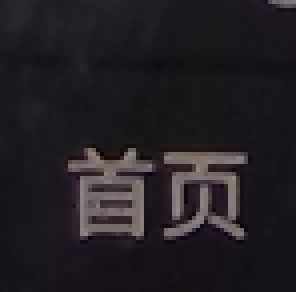
#> input picture poc/templates/douyin_home.png, 74 x 73 px (shown 4 times larger)
$ python -i build_vision_review_queue.py   (imports and definitions only)
#> lines starting #> are read from the running program, lines starting #| are printed output that depends on the picture
#> further down, picture is the input picture: PIL image 74x73 RGB; mean R, G, B 34.6, 31.1, 35.2
from __future__ import annotations

import argparse
import html
import json
from pathlib import Path
from typing import Any

from PIL import Image, ImageChops, ImageStat


ROOT = Path(__file__).resolve().parent
REPLAY_ROOT = ROOT / "evals" / "vision_replay"
HISTORY_INDEX = REPLAY_ROOT / "history" / "history_index.json"
QUEUE_JSON = REPLAY_ROOT / "history" / "review_queue.json"
QUEUE_HTML = REPLAY_ROOT / "history" / "review_queue.html"
SIGNATURE_SIZE = (48, 48)
DEFAULT_THRESHOLD = 1.0
HIGH_RISK_ACTIONS = {
    "tap",
    "type_text",
    "type_symbol",
    "type_pinyin",
    "clear_text",
    "android_back",
    "android_home",
}


def image_signature(image: Image.Image) -> Image.Image:
    result = image.convert("L")
    top = min(30, max(0, result.height - 1))
#> top = 30
    bottom = max(top + 1, result.height - 8)
#> bottom = 65
    return result.crop((0, top, result.width, bottom)).resize(SIGNATURE_SIZE)
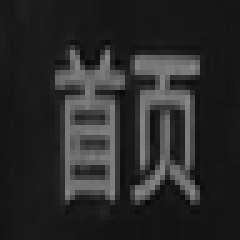
#> returned value: PIL image 48x48 L (shown 5 times larger); min 8, max 137, mean 41.4


# [290 lines left out: functions signature_distance, cluster_items, _cluster_priority, build_review_queue, render_review_html, _html_image_path and 2 more, not called in this run]


# [2 lines not run here, left out]

>>> from PIL import Image
>>> picture = Image.open('templates/douyin_home.png')
>>> result = image_signature(picture)
